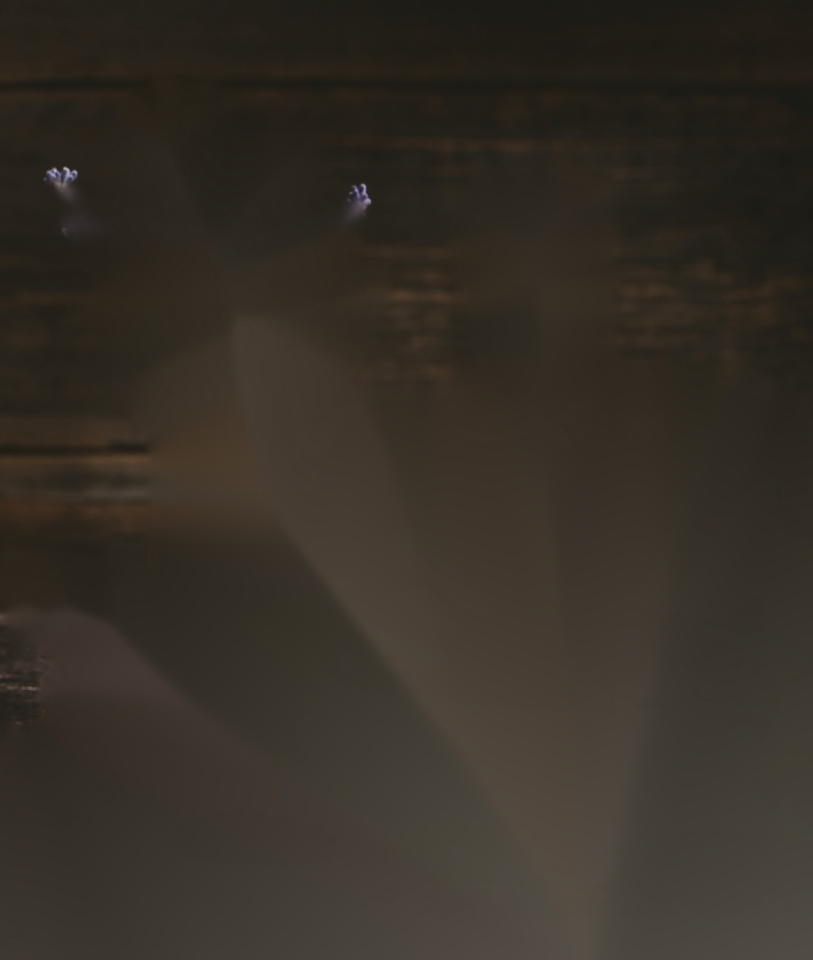
#> input picture design/social-ad/assets/photos/aroma-bg.jpg, 1626 x 1920 px, given in place of 1.jpg, which was not available (shown at 1/2 size)
$ python prep_photos.py
#> lines starting #> are read from the running program, lines starting #| are printed output that depends on the picture; pictures that were not available may be replaced by others from this repository, and a replacement may not be noted
#> further down, src is the input picture: PIL image 1626x1920 RGB; mean R, G, B 53.9, 47.6, 39.2
"""Crop and grade the site photography into the film's plates.

Every plate gets the same grade so stock imagery and the real studio read as
one film in the brand palette: shadows lifted towards ink-sage, highlights
rolled into cream, saturation eased (purples hardest, so lavender and the
massage-table vinyl sit with sage rather than fighting it).

    python3 design/social-ad/tools/prep_photos.py

Sources are public/ images, untouched; plates land in assets/photos/.
"""
from pathlib import Path

import numpy as np
from PIL import Image, ImageFilter

ROOT = Path(__file__).resolve().parents[3]
PUB = ROOT / "public"
OUT = Path(__file__).resolve().parents[1] / "assets" / "photos"

INK = np.array([0x2A, 0x31, 0x27]) / 255.0  # where the blacks settle
CREAM = np.array([0xF6, 0xEF, 0xDF]) / 255.0  # where the whites settle


def srgb_to_lin(c):
    return np.where(c <= 0.04045, c / 12.92, ((c + 0.055) / 1.055) ** 2.4)
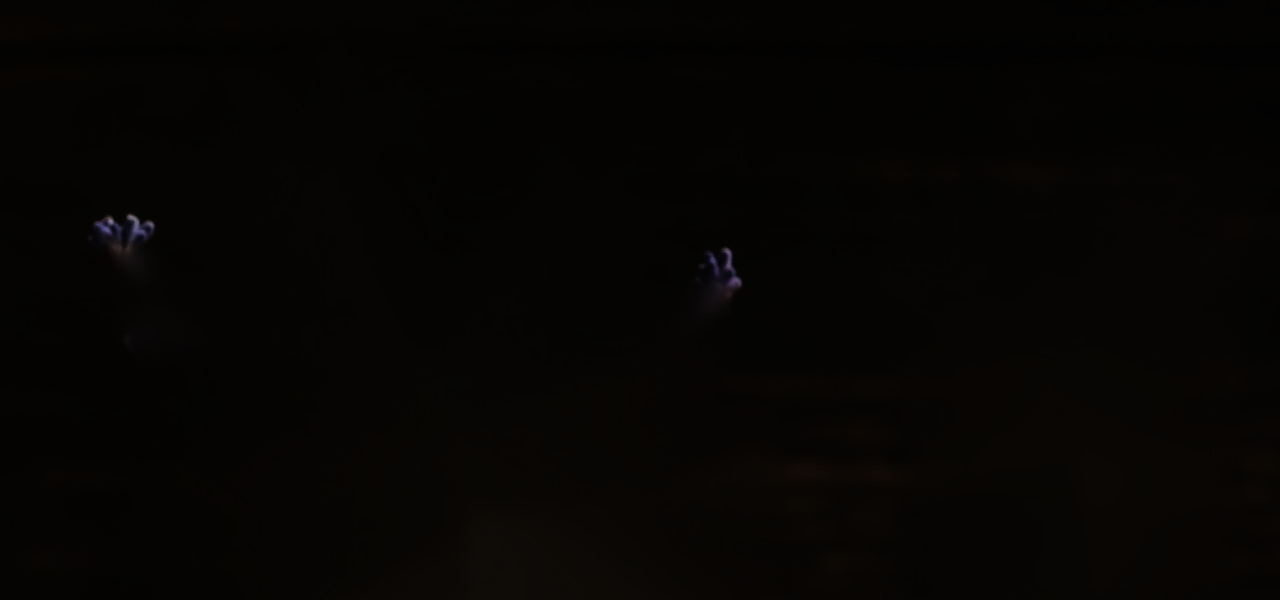
#> returned value: shape (600, 1280, 3) float64; mean of channels 0, 1, 2 0.0257, 0.0197, 0.0134; drawn as R, G, B


def lin_to_srgb(c):
    c = np.clip(c, 0, 1)
    return np.where(c <= 0.0031308, c * 12.92, 1.055 * c ** (1 / 2.4) - 0.055)


def rgb_to_hsv(rgb):
    r, g, b = rgb[..., 0], rgb[..., 1], rgb[..., 2]
    mx, mn = rgb.max(-1), rgb.min(-1)
    d = mx - mn + 1e-8
    h = np.where(mx == r, ((g - b) / d) % 6, np.where(mx == g, (b - r) / d + 2, (r - g) / d + 4)) / 6
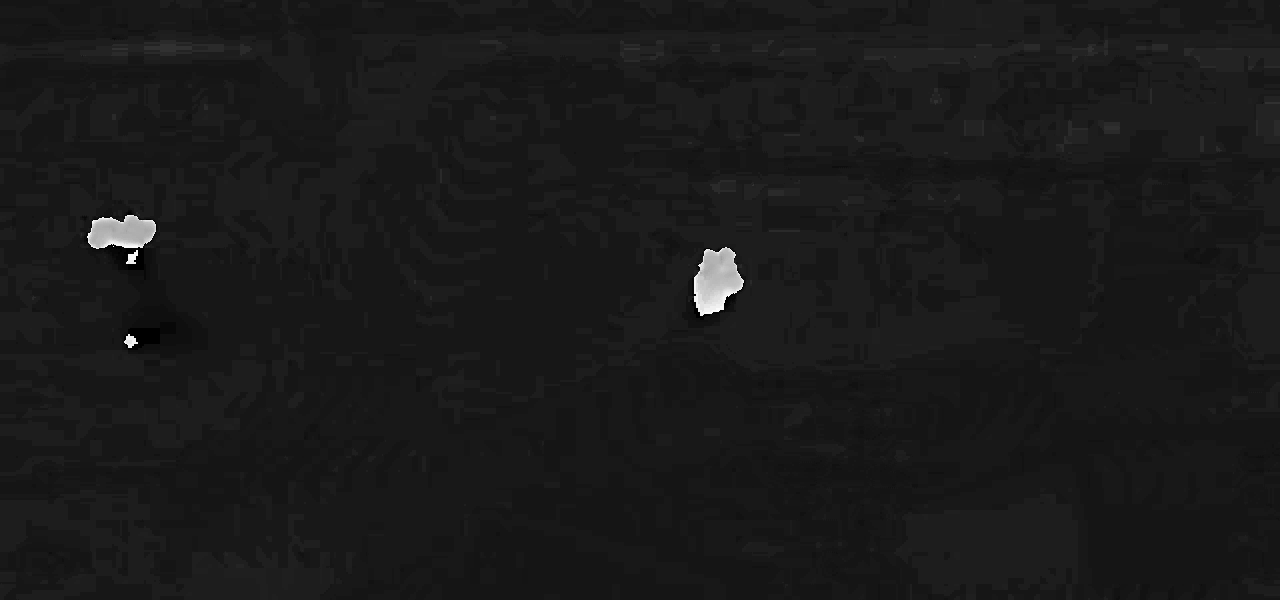
#> h: shape (600, 1280) float64; min 0, max 0.992, mean 0.103
    s = np.where(mx > 0, (mx - mn) / (mx + 1e-8), 0)
    return h, s, mx


def grade(img, exposure=0.0, sat=0.82, purple_sat=0.55, warmth=0.03, lift=1.0, contrast=0.10):
    a = np.asarray(img.convert("RGB")).astype(np.float64) / 255.0
    lin = srgb_to_lin(a) * (2.0 ** exposure)
    a = lin_to_srgb(lin)

    # saturation, with purples/magentas eased harder
    h, s, v = rgb_to_hsv(a)
    lum = (a * [0.2126, 0.7152, 0.0722]).sum(-1, keepdims=True)
    purple = np.exp(-(((h - 0.80) / 0.075) ** 2))[..., None]
    k = sat * (1 - purple) + purple_sat * purple
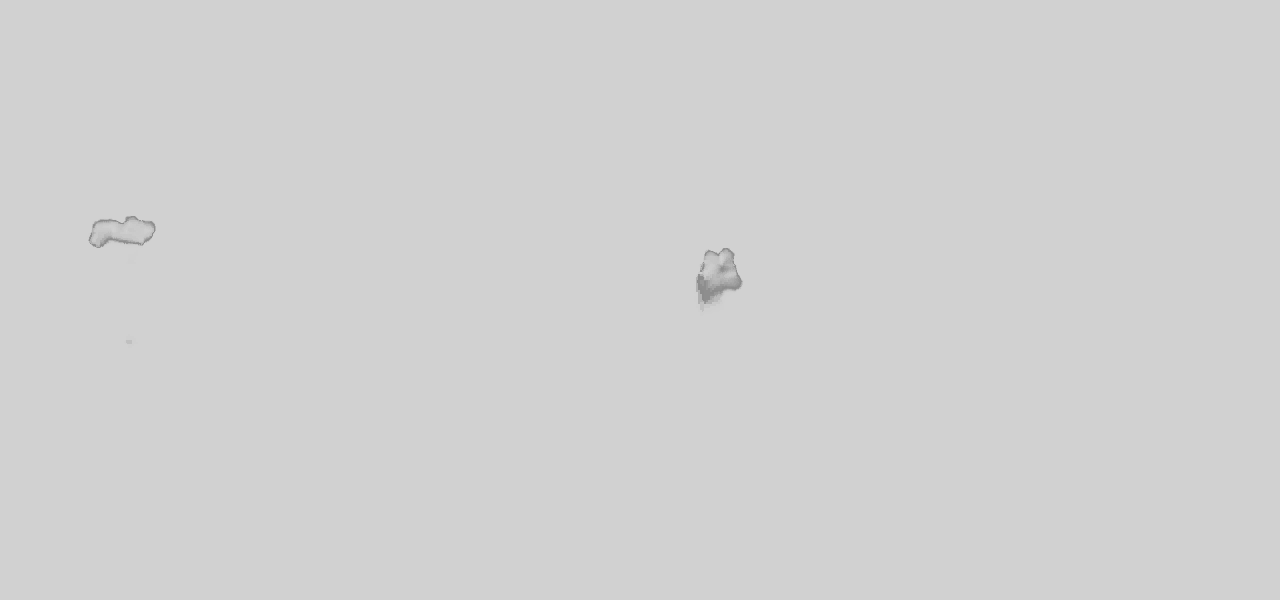
#> k: shape (600, 1280, 1) float64; min 0.55, max 0.82, mean 0.819
    a = lum + (a - lum) * k

    # gentle S-curve around mid grey
    a = a + contrast * (a - 0.5) * (1 - np.abs(2 * a - 1))

    # warmth: nudge red up / blue down in the mids
    mid = 4 * a * (1 - a)
    a[..., 0] += warmth * mid[..., 0]
    a[..., 2] -= warmth * mid[..., 2]

    # split-tone: blacks to ink-sage, whites to cream
    lum = (a * [0.2126, 0.7152, 0.0722]).sum(-1, keepdims=True)
    sh = (1 - lum) ** 3 * 0.55 * lift
    hi = lum ** 3 * 0.35
    a = a * (1 - sh) + INK * sh
    a = a * (1 - hi) + CREAM * hi
    return Image.fromarray((np.clip(a, 0, 1) * 255 + 0.5).astype(np.uint8))
#> returned value: PIL image 1280x600 RGB


def fit(img, box, size):
    return img.crop(box).resize(size, Image.LANCZOS)


def save(img, name):
#> called with name = 'band-stones.jpg'
    OUT.mkdir(parents=True, exist_ok=True)
    img.save(OUT / name, quality=95, subsampling=0)
    print(f"{name:18s} {img.size}")
#| band-stones.jpg    (1280, 600)


# Hot stones on a back — shown as a cinematic band (1080 wide).
src = Image.open(PUB / "treatments/hot-stones-full-body/1.jpg")
save(grade(fit(src, (0, 120, 1280, 720), (1280, 600)), exposure=0.05), "band-stones.jpg")

# Candle + stacked basalt — full-bleed 9:16.
src = Image.open(PUB / "treatments/hot-stones-back/3.jpg")
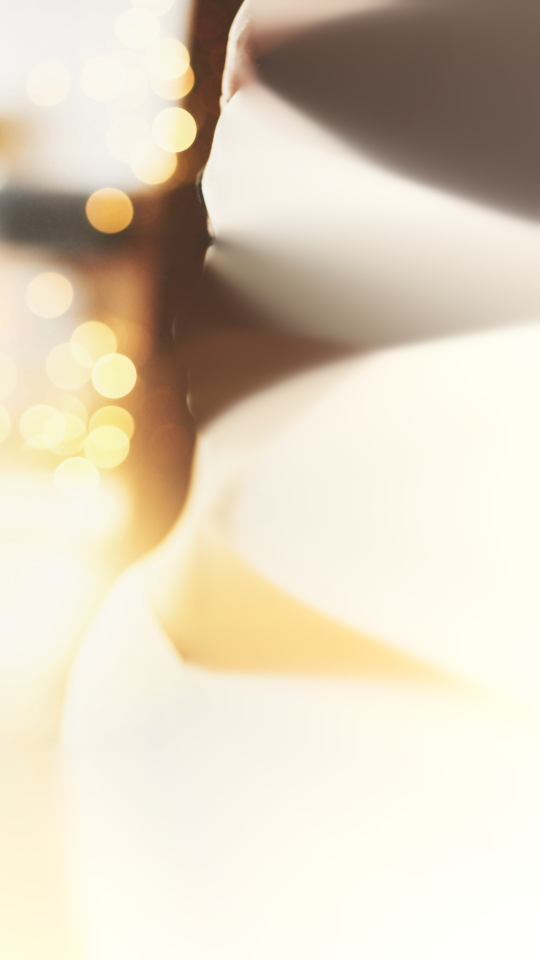
#> input picture design/social-ad/assets/photos/scalp-bg.jpg, 1080 x 1920 px, given in place of 3.jpg, which was not available (shown at 1/2 size)
#> src is the input picture: PIL image 1080x1920 RGB; mean R, G, B 221.6, 210.3, 191.2
save(grade(fit(src, (920, 0, 1874, 1696), (1080, 1920)), sat=0.80, warmth=0.0), "stack.jpg")
#> call 2 of grade, with exposure = 0, sat = 0.8, purple_sat = 0.55, warmth = 0, lift = 1, contrast = 0.1
#> in grade (call 2), `k = sat * (1 - purple) + purple_sat * purple`: k: shape (1920, 1080, 1) float64; every value is 0.8
#> in grade (call 2), `mid = 4 * a * (1 - a)`:
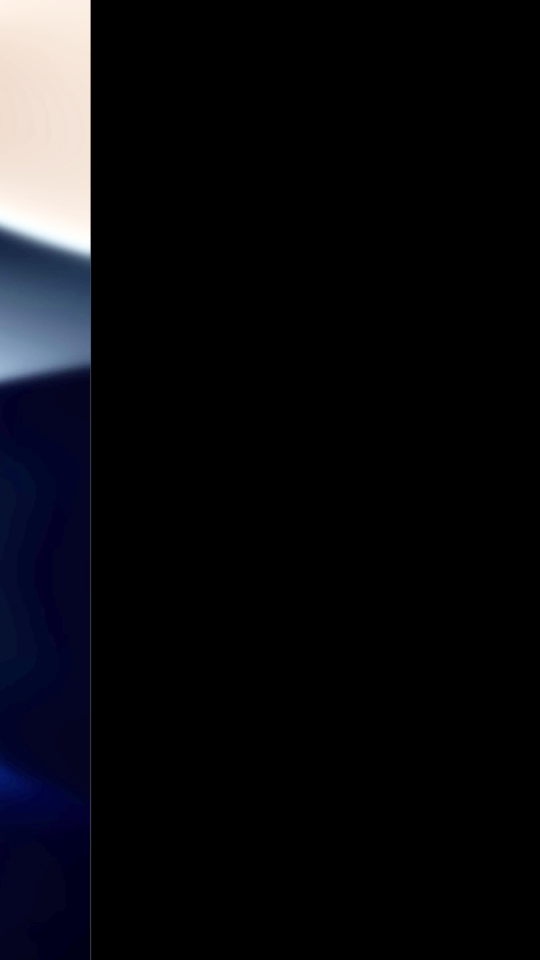
#> mid: shape (1920, 1080, 3) float64 (shown at 1/2 size); mean R, G, B 0.0493, 0.0499, 0.065
#> in grade (call 2), `sh = (1 - lum) ** 3 * 0.55 * lift`:
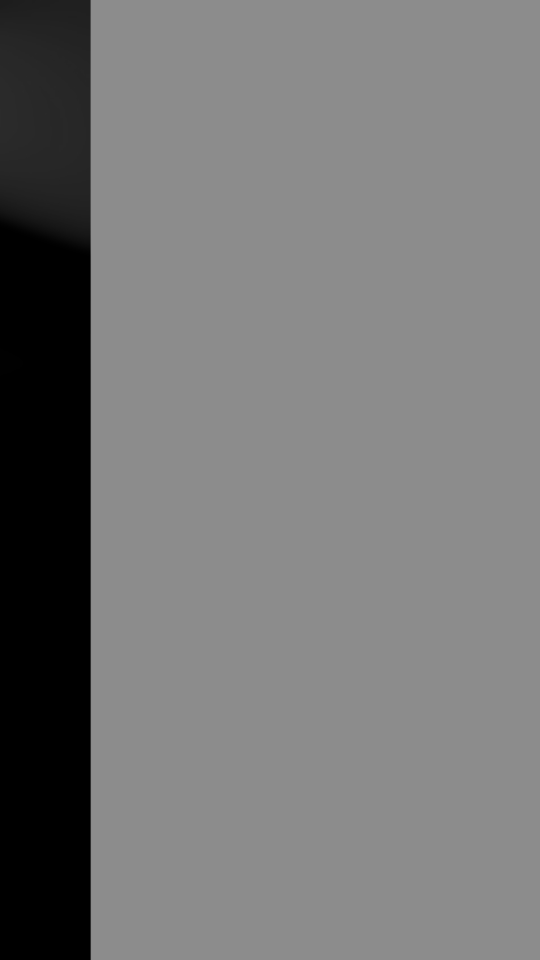
#> sh: shape (1920, 1080, 1) float64 (shown at 1/2 size); min 6.02e-48, max 0.55, mean 0.463
#| stack.jpg          (1080, 1920)

# Lavender, candle, oils — a wider plate so the camera can drift right.
src = Image.open(PUB / "treatments/aromatherapy/3.jpg")
save(grade(fit(src, (425, 0, 2900, 2922), (1626, 1920)), sat=0.80, purple_sat=0.62), "aroma.jpg")
#| aroma.jpg          (1626, 1920)

# Face-up scalp massage, turned upright: hands cradle the head from above.
#> (the run stopped early here; a loop or call above may not have finished)
